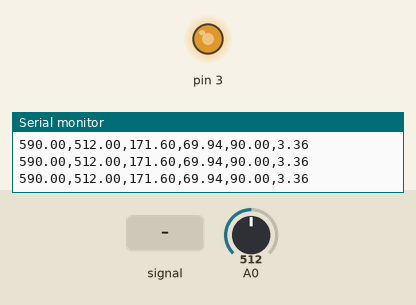
A sketch run on a simulated Arduino Uno, built with avr-gcc and run on an emulated ATmega328P. Shown: output pins drawn as LEDs (lit = HIGH), the last lines printed to the serial monitor. The inputs (shaded band) are chosen by the test bench; at power-on: A0 = 512.

Above: at 1.2 s.
1.3 s: A0 fed a 200 Hz sine of ±460 counts around its level
At 1.61 s:
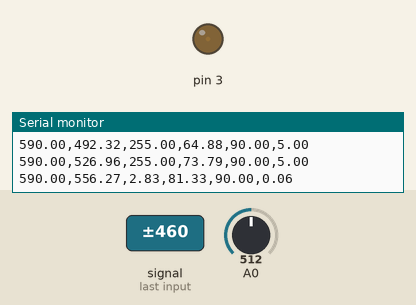
4.3 s: A0 set to 716
7.3 s: A0 set to 511
At 10.1 s:
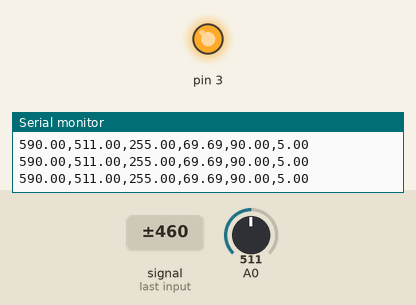
10.3 s: A0 fed a 50 Hz sine of ±306 counts around its level
At 10.67 s:
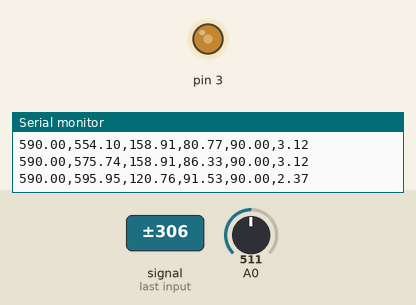
13.3 s: A0 set to 600
Timing chart, 0 to 17.3 s (numbered marks = the images above; inputs shaded):
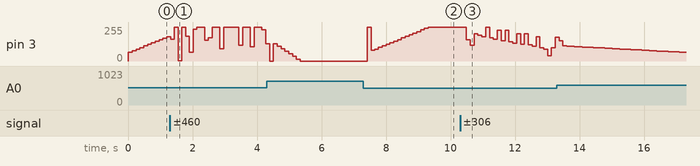

The sketch:

pid.ino
```cpp
/********************************************************
 * Sistema pêndulo-hélice
 * PID
 * Reading analog input 0 to control analog PWM output 3
 ********************************************************/

#include <PID_v1.h>
//tempo de duração do Setpoint variavel ( Quadrado e rampa )
#define tempo 100
double Setpoint, Input, Output;
int contador=0; // contador que auxilia calculo de setpoint variavel
float contf=0; // contador float para Seno

//Specify the links and initial tuning parameters
// Parametros do PID Kp, Ki, Kd, açao direta
 PID myPID(&Input, &Output, &Setpoint,0.7,1.5, 0.2 , DIRECT);
//PID myPID(&Input, &Output, &Setpoint,5,2, 3 , DIRECT);

//// Funções de Setpoint /////////
void quadrada(int &contador){
  if (contador <tempo){
    Setpoint=415;
    contador++;}
   else if(contador<2*tempo){
    Setpoint=590;
    contador++;
    }
    else contador=0;
  }
void onda(int &contador){
  int dif=(590-415)/tempo;
  if (contador<tempo){
    Setpoint+=dif;
    contador++;
    }
    else if (contador<2*tempo){
      Setpoint-=dif;
      contador++;
      }
     else contador=0;
  }

void onda2(float &contf){
  if (contf<10){
    Setpoint=sin(contf)*175+460;
    contf+=0.02;
    }
    else if (contador<20){
      Setpoint=sin(contf)*175+460;
      contf+=0.02;
      }
     else contf=0;
  }
/////////////// fim de funções de Setpoint ///////////
void setup()
{
  Serial.begin(9600);

  Input = analogRead(0);
  //
  // 90 º 590
  //45 º 415
  // 0 º 240
  // º
  Setpoint=590;
  //turn the PID on
  myPID.SetMode(AUTOMATIC);

}
int i=0;
// Filtragem de entrada, Quantidade de amostras
int amostragem=100;

void loop()
{
  /* Descomentar apenas 1 dessas linhas
   *  Onda quadrada, rampa , ou senoidal
   *  comentar todas as linhas para ter um Setpoint constante
   */
  //quadrada(contador);
  //onda(contador);
  //onda2(contf);
  Input=0;
  for (i=0;i<amostragem;i++){
  Input += analogRead(0);
  }
  Input=Input/amostragem;
	//calculo do PID
  myPID.Compute();

  ////// Parte de conversão para  plotagem
  double GrauAtual,GrauSetpoint,Tensao;
  GrauAtual=(Input-240)/3.888888888888888;
  GrauSetpoint=(Setpoint-240)/3.888888888888888;
  Tensao=Output/51;

  Serial.print(Setpoint);
  Serial.print(",");
  Serial.print(Input);
  Serial.print(",");
  Serial.print(Output);
  Serial.print(",");
  Serial.print(GrauAtual);
  Serial.print(",");
  Serial.print(GrauSetpoint);
  Serial.print(",");
  Serial.print(Tensao);
  Serial.print("\n");
//////////////// fim da saida serial para plotar ///

  // wait

  analogWrite(3,Output);
  delay(10);

}
```

Measured:
- after the input at 7.3 s, pin 3: 0/255 → 255/255 after 0.12 s, → 79/255 0.12 s later, → 90/255 0.12 s later, → 102/255 0.12 s later, … (17 changes in this stretch)
- after the input at 10.3 s, pin 3: 255/255 → 158/255 after 0.19 s, → 120/255 0.12 s later, → 205/255 0.12 s later, → 193/255 0.12 s later, … (24 changes in this stretch)
